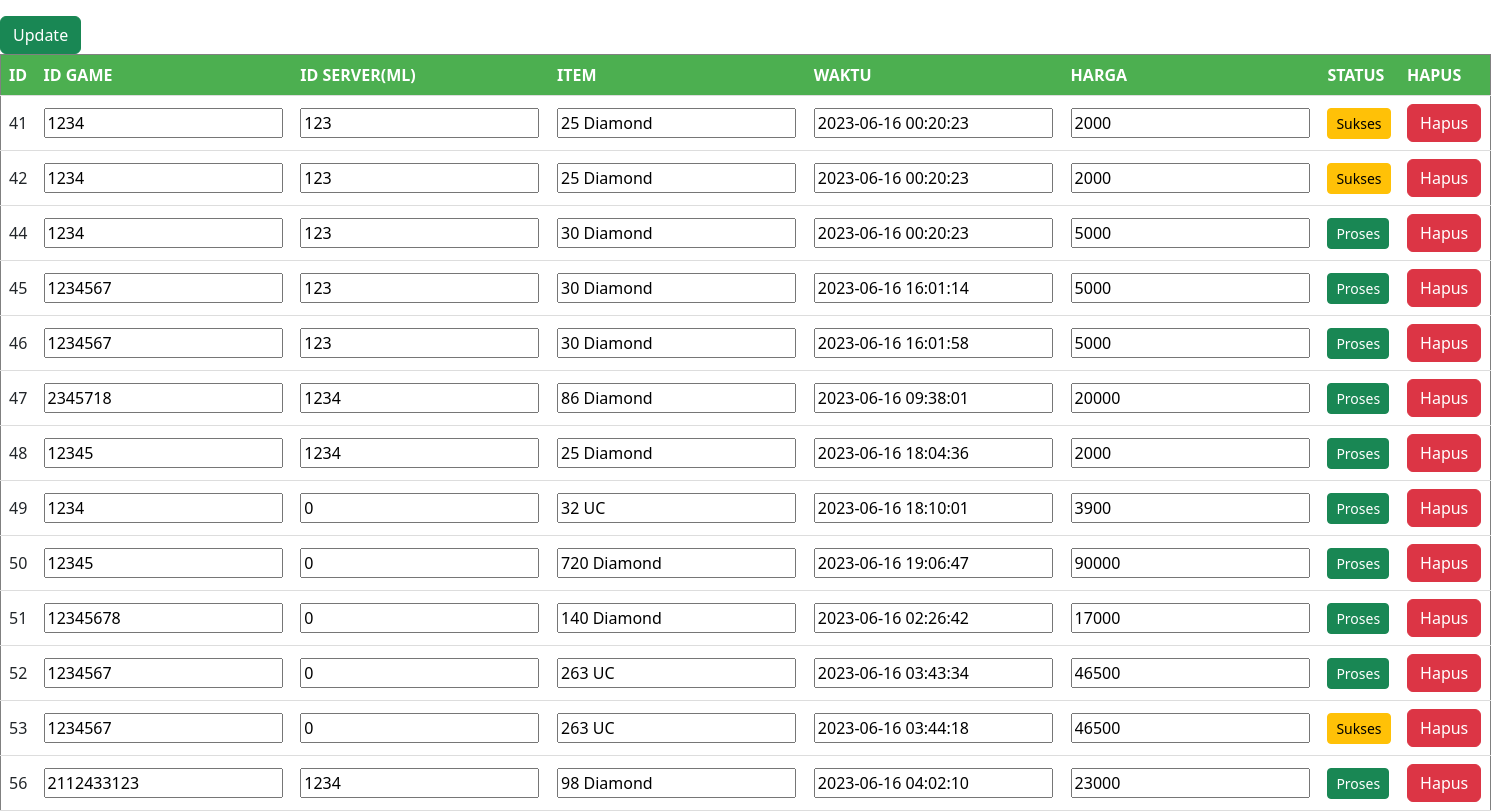
The app's page /admin.php with its own data.
### tables this page shows
CREATE TABLE `pembelian` (
  `idPembelian` int(11) NOT NULL,
  `idGame` int(11) DEFAULT NULL,
  `idServer` int(11) DEFAULT NULL,
  `item` varchar(45) DEFAULT NULL,
  `WaktuBeli` datetime DEFAULT NULL,
  `Harga` int(11) DEFAULT NULL,
  `Status` varchar(45) DEFAULT NULL
);

### admin.php (the view, shortened to what this page needs)
<!DOCTYPE html>
<html lang="en">
<head>
    <link href="https://cdn.jsdelivr.net/npm/bootstrap@5.3.0-alpha3/dist/css/bootstrap.min.css" rel="stylesheet">
</head>
<body>
    <?php
    include "koneksi.php";
    $query = mysqli_query($koneksi, "SELECT * FROM pembelian");
    ?>
    <form method="POST">
        <table border="1" align="center" width="80%">
            <tr bgcolor="green">
                <th>ID</th>
                <th>ID GAME</th>
                <th>ID SERVER(ML)</th>
                <th>ITEM</th>
                <th>WAKTU</th>
                <th>HARGA</th>
                <th>STATUS</th>
                <th>HAPUS</th>
            </tr>
            <?php
            while ($data = mysqli_fetch_array($query)) {
                $id = $data['idPembelian'];
                $idGame = $data['idGame'];
                $idServer = $data['idServer'];
                $item = $data['item'];
                $tanggal = $data['WaktuBeli'];
                $Harga = $data['Harga'];
                $Status = $data['Status'];
            ?>
                <tr>
                    <td><?php echo $id; ?></td>
                    <td><input type="text" name="idGame_<?php echo $id; ?>" value="<?php echo $idGame; ?>"></td>
                    <td><input type="text" name="idServer_<?php echo $id; ?>" value="<?php echo $idServer; ?>"></td>
                    <td><input type="text" name="item_<?php echo $id; ?>" value="<?php echo $item; ?>"></td>
                    <td><input type="text" name="WaktuBeli_<?php echo $id; ?>" value="<?php echo $tanggal; ?>"></td>
                    <td><input type="text" name="Harga_<?php echo $id; ?>" value="<?php echo $Harga; ?>"></td>
                    <td>
                    <form method="POST">
                        <?php
                        if ($Status == 'Proses') {
                            echo '<button class="btn btn-success btn-sm" name="updateStatus" value="Sukses">Proses</button>';
                        } elseif ($Status == 'Sukses') {
                            echo '<button class="btn btn-warning btn-sm" name="updateStatus" value="Proses">Sukses</button>';
                        }
                        ?>
                    </form>
                    </td>
                    <td>
                        <input type="submit" class="btn btn-danger" name="hapus_<?php echo $id; ?>" value="Hapus">
                    </td>
                </tr>
                <p>
            <?php
            }
            ?>
            </p>
            <input type="submit" class="btn btn-success" name="update" value="Update">
        </table>
    </form>
</body>
</html>

### admin.php (style rules this page uses)
table { border-collapse: collapse; width: 100%; }
th, td { padding: 8px; text-align: left; border-bottom: 1px solid #ddd; }
th { background-color: #4CAF50; color: white; }

### records on screen
pembelian: idPembelian "41", idGame "1234", idServer "123", item "25 Diamond", WaktuBeli "2023-06-16 00:20:23", Harga "2000", Status "Sukses"
pembelian: idPembelian "42", idGame "1234", idServer "123", item "25 Diamond", WaktuBeli "2023-06-16 00:20:23", Harga "2000", Status "Sukses"
pembelian: idPembelian "44", idGame "1234", idServer "123", item "30 Diamond", WaktuBeli "2023-06-16 00:20:23", Harga "5000", Status "Proses"
pembelian: idPembelian "45", idGame "1234567", idServer "123", item "30 Diamond", WaktuBeli "2023-06-16 16:01:14", Harga "5000", Status "Proses"
pembelian: idPembelian "46", idGame "1234567", idServer "123", item "30 Diamond", WaktuBeli "2023-06-16 16:01:58", Harga "5000", Status "Proses"
pembelian: idPembelian "47", idGame "2345718", idServer "1234", item "86 Diamond", WaktuBeli "2023-06-16 09:38:01", Harga "20000", Status "Proses"
pembelian: idPembelian "48", idGame "12345", idServer "1234", item "25 Diamond", WaktuBeli "2023-06-16 18:04:36", Harga "2000", Status "Proses"
pembelian: idPembelian "49", idGame "1234", idServer "0", item "32 UC", WaktuBeli "2023-06-16 18:10:01", Harga "3900", Status "Proses"
pembelian: idPembelian "50", idGame "12345", idServer "0", item "720 Diamond", WaktuBeli "2023-06-16 19:06:47", Harga "90000", Status "Proses"
pembelian: idPembelian "51", idGame "12345678", idServer "0", item "140 Diamond", WaktuBeli "2023-06-16 02:26:42", Harga "17000", Status "Proses"
pembelian: idPembelian "52", idGame "1234567", idServer "0", item "263 UC", WaktuBeli "2023-06-16 03:43:34", Harga "46500", Status "Proses"
pembelian: idPembelian "53", idGame "1234567", idServer "0", item "263 UC", WaktuBeli "2023-06-16 03:44:18", Harga "46500", Status "Sukses"
pembelian: idPembelian "56", idGame "2112433123", idServer "1234", item "98 Diamond", WaktuBeli "2023-06-16 04:02:10", Harga "23000", Status "Proses"
